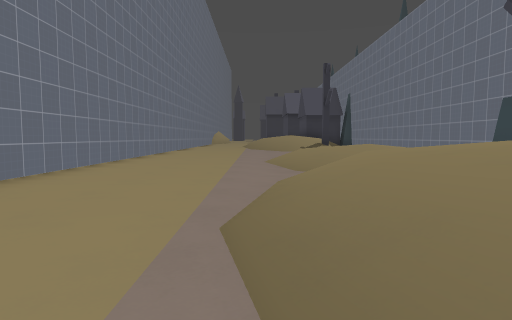
View 1 (above)

16 first-person views from a walk through a 3-D level made in the Godot game engine. The camera is 1.2 m above the floor, tilts 4° down and sees 75° across. The floor is counted in squares, 2 m on a side. Each view is taken from the middle of a square. On the plan, view 1 faces up. The plan holds only what a view shows up to about 10 squares ahead; the rest is blank. The place goes on beyond the plan. Surface patterns are stand-ins for the level's own textures.

View 2
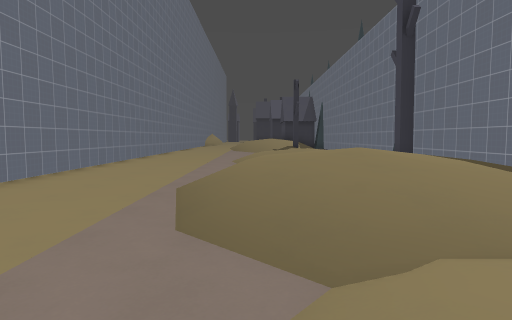

View 3
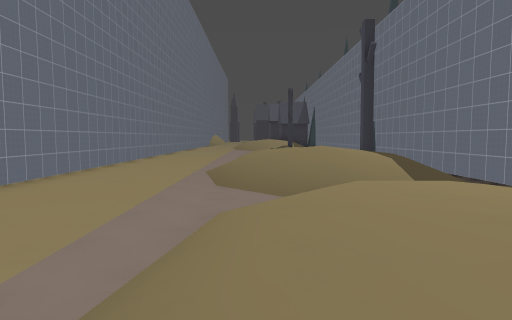

View 4
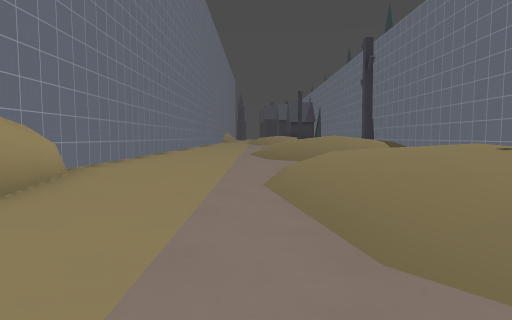

View 5
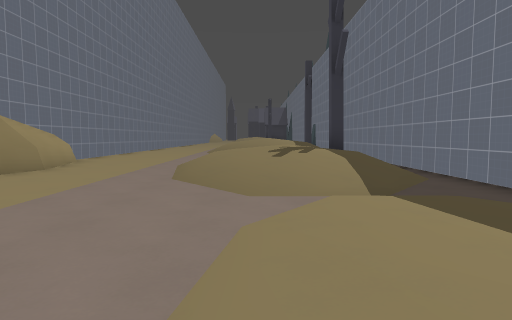

View 6
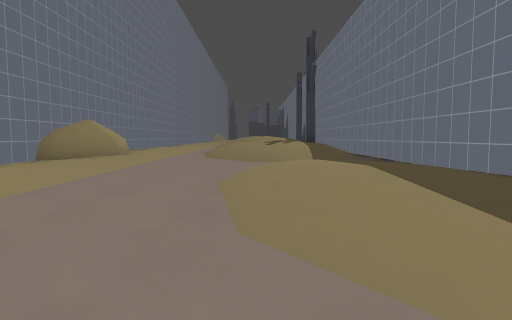

View 7
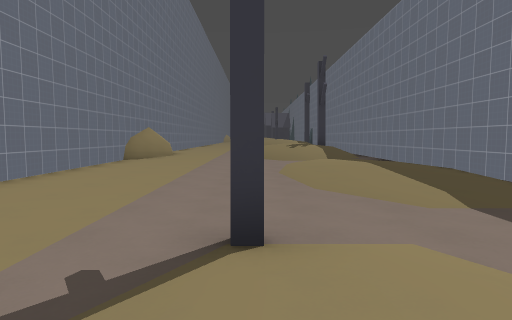

View 8
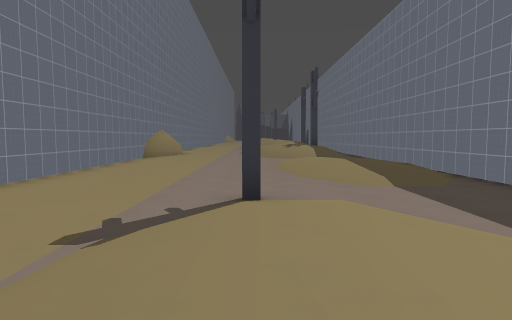

View 9
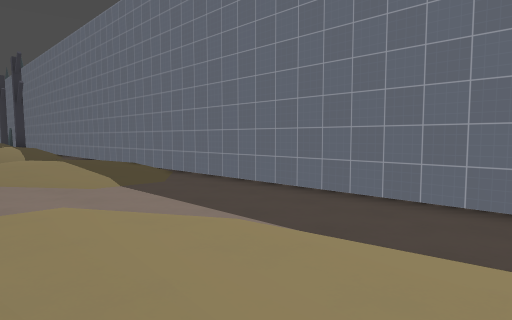

View 10
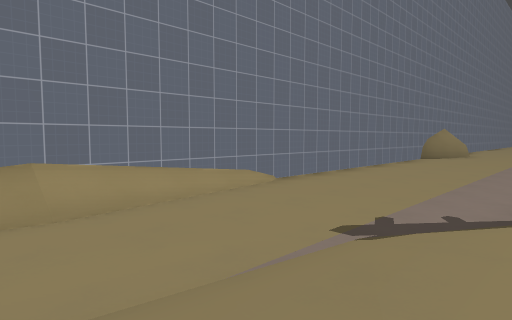

View 11
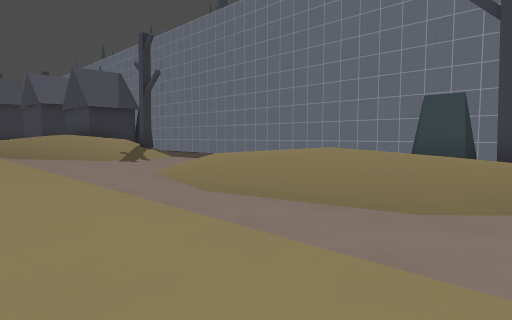

View 12
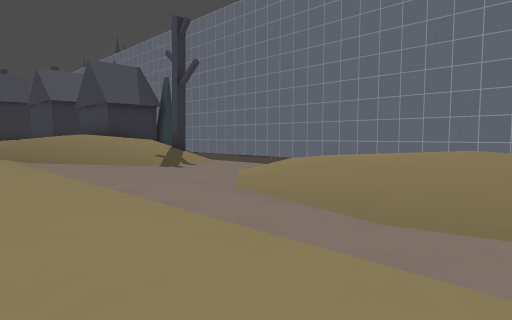

View 13
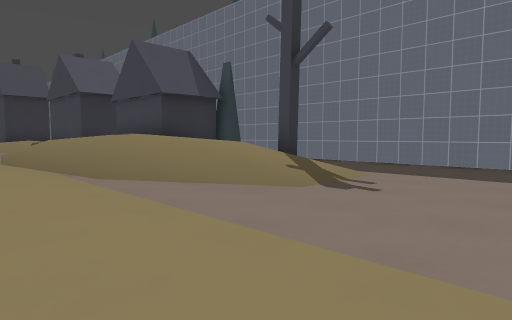

View 14
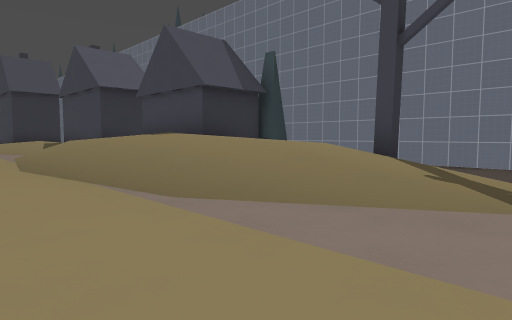

View 15
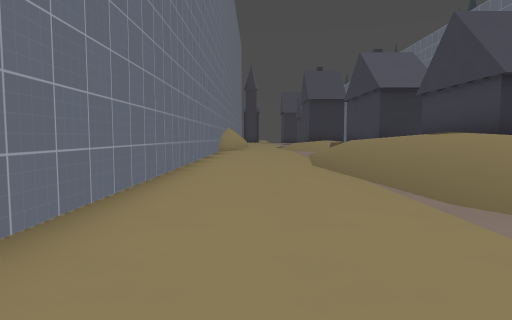

View 16
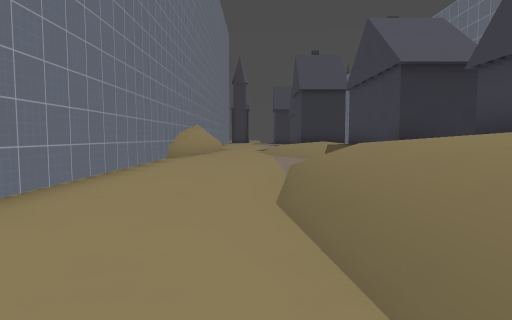

### Floor plan
Key: @ floor where view 1 was taken; # wall or solid block; . main floor; : floor 0.25 m higher than the main floor; + floor 0.5 m higher than the main floor; * floor 0.75 m higher than the main floor; % floor 1 m higher than the main floor; & floor 1.25 m higher than the main floor; $ floor 1.5 m higher than the main floor; / step, stairs or slope; = window, fence, low wall or low ledge; B block.
Columns run from 4 left of view 1 to 6 right of it. Each row starts with its distance up from view 1.
 27  #..//
 26  #.../
 25  #...  #B
 24  #../
 23  #../  B
 22  #..// B
 21  #..//&B
 20  #..//$BB#
 19  #..//&   #
 18  #..//&   #
 17  #..//%   #
 16  #..//%/ .#
 15  #...//#/.#
 14   ...///..#
 13   ........#
 12   ........#
 11   ..../   #
 10  #...///  #
  9  #.../+*  #
  8  #.../** /#
  7  #.../+* /#
  6  #...//+/##
  5  #...//   #
  4  #.../    #
  3  #..//%   #
  2  #..//&&/ #
  1  #..//%%//#
  0  #..@/////#
 -1  #...//// #
 -2  #...///  #
 -3  #.../**/ #
 -4  #.../*%/ #
 -5  #.../%%#/#
 -6  #.../*%//#
 -7  #.../////#
 -8  #...////.#
 -9 =#....//..#
-10  #.....::.#
-11  #..../::/#
-12  #..../++:#
-13  #..../++:#
-14  #..../:+/#
-15  #..../::/#
-16  #.....//.#
-17  #........#
-18  #...#/...#
-19  #../::/..#
-20  #../++/..#
-21  #../++/..#
-22   .. ++/..

Positions as (right, up) in squares from view 1, and headings:
1: (0, 0), facing up
2: (1, -3), facing up
3: (1, -6), facing up
4: (0, -9), facing up
5: (2, -13), facing up
6: (2, -17), facing up
7: (1, -20), facing up
8: (1, -22), facing up
9: (1, -22), facing up-right
10: (1, -22), facing up-left
11: (-2, 5), facing up-right
12: (-2, 7), facing up-right
13: (-2, 11), facing up-right
14: (-2, 13), facing up-right
15: (-2, 13), facing up
16: (-1, 17), facing up
